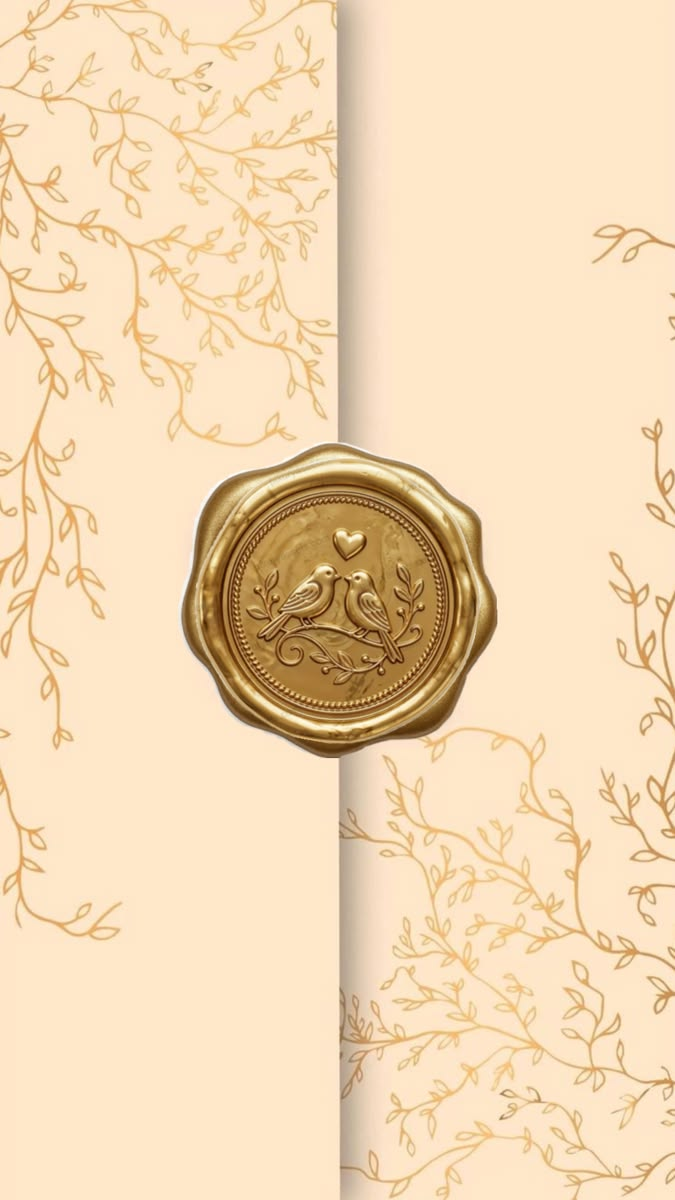
#> input picture assets/card.jpg, 675 x 1200 px, found by its file name
$ python make-og-image.py
#> lines starting #> are read from the running program, lines starting #| are printed output that depends on the picture
# -*- coding: utf-8 -*-
"""Fabrique la vignette de partage à partir de la carte.

Les réseaux sociaux attendent une image large (1200×630) ; la carte est un
portrait 9/16. On y découpe donc une bande horizontale centrée sur le sceau,
qui en est le point d'intérêt, puis on l'agrandit.

    python tools/make-og-image.py
"""
from PIL import Image

SOURCE = 'assets/card.jpg'
SORTIE = 'assets/og-image.jpg'
LARGEUR, HAUTEUR = 1200, 630

# Le sceau de cire est centré horizontalement, un peu sous la moitié de la carte.
CENTRE_SCEAU = 0.496   # en proportion de la hauteur


def fabriquer(source=SOURCE, sortie=SORTIE):
#> called with source = 'assets/card.jpg', sortie = 'assets/og-image.jpg'
    carte = Image.open(source)
#> carte is the input picture: PIL image 675x1200 RGB; mean R, G, B 242.2, 216.4, 181.5
    l, h = carte.size
#> l = 675; h = 1200

    bande = l * HAUTEUR / LARGEUR          # hauteur de bande au ratio voulu
#> bande = 354.4
    centre = h * CENTRE_SCEAU
#> centre = 595.2
    haut = max(0, min(h - bande, centre - bande / 2))
#> haut = 418

    vignette = carte.crop((0, int(haut), l, int(haut + bande)))
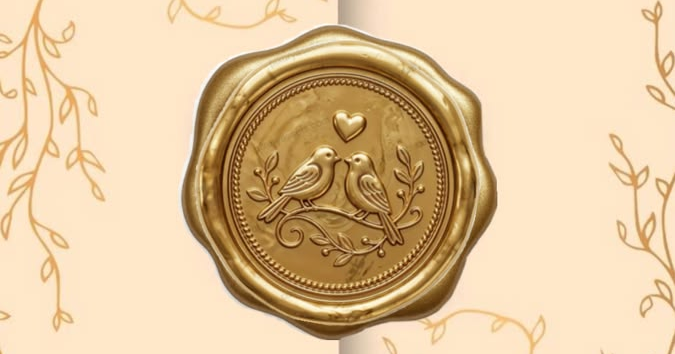
#> vignette: PIL image 675x354 RGB; mean R, G, B 224.4, 195.8, 156.2
    vignette = vignette.resize((LARGEUR, HAUTEUR), Image.LANCZOS)
#> vignette: PIL image 1200x630 RGB
    vignette.save(sortie, 'JPEG', quality=88, optimize=True, progressive=True)

    import os
    print('%s : %d×%d, %.1f Ko' % (sortie, LARGEUR, HAUTEUR,
                                   os.path.getsize(sortie) / 1024))
    return sortie


if __name__ == '__main__':
    fabriquer()
